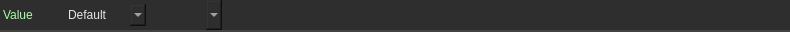
<?xml version="1.0" encoding="UTF-8"?>
<ui version="4.0">
 <class>Widget</class>
 <widget class="QWidget" name="Widget">
  <property name="geometry">
   <rect>
    <x>0</x>
    <y>0</y>
    <width>790</width>
    <height>32</height>
   </rect>
  </property>
  <property name="minimumSize">
   <size>
    <width>0</width>
    <height>0</height>
   </size>
  </property>
  <property name="maximumSize">
   <size>
    <width>16777215</width>
    <height>32</height>
   </size>
  </property>
  <property name="windowTitle">
   <string>Form</string>
  </property>
  <property name="styleSheet">
   <string notr="true">.QWidget {
    font: 580 10pt &quot;Segoe UI&quot;;
    border: 2px solid black;
    border-radius: 0px;
    border-left: 0px;
    border-right: 0px;
	border-top: 0px;
    border-color: rgba(66, 66, 66, 255);
    padding: 8px;
    padding-left: 6px;
    padding-right: 6px;
    color: #e5e5e5;
    background-color: #2e2e2e;
}

.QWidget::hover {
}
.QWidget::selected {
    background-color: #515965;
}</string>
  </property>
  <layout class="QVBoxLayout" name="verticalLayout">
   <property name="spacing">
    <number>0</number>
   </property>
   <property name="leftMargin">
    <number>0</number>
   </property>
   <property name="topMargin">
    <number>0</number>
   </property>
   <property name="rightMargin">
    <number>0</number>
   </property>
   <property name="bottomMargin">
    <number>0</number>
   </property>
   <item>
    <widget class="QFrame" name="frame">
     <property name="minimumSize">
      <size>
       <width>0</width>
       <height>32</height>
      </size>
     </property>
     <property name="maximumSize">
      <size>
       <width>16777215</width>
       <height>32</height>
      </size>
     </property>
     <property name="styleSheet">
      <string notr="true">.QFrame {
    font: 580 10pt &quot;Segoe UI&quot;;
    border: 2px solid black;
    border-radius: 0px;
    border-left: 0px;
    border-right: 0px;
	border-top: 0px;
    border-color: rgba(66, 66, 66, 255);
    color: #e5e5e5;
    background-color: #2e2e2e;
}

.QFrame::hover {
}
.QFrame::selected {
    background-color: #515965;
}</string>
     </property>
     <property name="frameShape">
      <enum>QFrame::StyledPanel</enum>
     </property>
     <property name="frameShadow">
      <enum>QFrame::Raised</enum>
     </property>
     <property name="lineWidth">
      <number>0</number>
     </property>
     <layout class="QHBoxLayout" name="horizontalLayout_2">
      <property name="spacing">
       <number>16</number>
      </property>
      <property name="leftMargin">
       <number>0</number>
      </property>
      <property name="topMargin">
       <number>0</number>
      </property>
      <property name="rightMargin">
       <number>0</number>
      </property>
      <property name="bottomMargin">
       <number>0</number>
      </property>
      <item>
       <layout class="QHBoxLayout" name="layout">
        <property name="sizeConstraint">
         <enum>QLayout::SetFixedSize</enum>
        </property>
        <item>
         <widget class="QLabel" name="property_class">
          <property name="sizePolicy">
           <sizepolicy hsizetype="Fixed" vsizetype="Preferred">
            <horstretch>0</horstretch>
            <verstretch>0</verstretch>
           </sizepolicy>
          </property>
          <property name="styleSheet">
           <string notr="true">border:0px;
background-color: rgba(255, 255, 255, 0);
font: 8pt &quot;Segoe UI&quot;;
padding-right: 16px;

color: rgb(166, 255, 164);</string>
          </property>
          <property name="text">
           <string>Value</string>
          </property>
         </widget>
        </item>
        <item>
         <widget class="QComboBox" name="logic_switch">
          <property name="sizePolicy">
           <sizepolicy hsizetype="Fixed" vsizetype="Fixed">
            <horstretch>0</horstretch>
            <verstretch>0</verstretch>
           </sizepolicy>
          </property>
          <property name="styleSheet">
           <string notr="true">QComboBox {
    font: 580 8pt &quot;Segoe UI&quot;;
    border: 2px solid black;
    border-radius: 0px;
    border-color: rgba(94, 94, 94, 255);
    height: 18px;
    padding-top: 2px;
    padding-bottom: 2px;
	border-top:none;
border-bottom:none;
border:none;
    color: #e5e5e5;
    background-color: #2e2e2e;
}

QComboBox:hover {
    background-color: #515965;
    color: white;
}

QComboBox:pressed {
}

QComboBox:item {
    font: 580  8pt &quot;Segoe UI&quot;;
    color: #e5e5e5;
    padding-left: 5px;
    background-color: #2e2e2e;
    border-style: none;
}

QComboBox::drop-down {
    color: #e5e5e5;
    padding: 2px;
    background: url(://icons/arrow_drop_down_16dp.svg) no-repeat center;
    border-bottom: 0px solid black;
    border-top: 0px solid black;
    border-right: 0px;
    border-left: 2px solid;
    margin-left: 5px;
    padding: 5px;
    width: 7px;
    border-color: rgba(94, 94, 94, 255);
    background-color: #2e2e2e;
border:none;
}

QComboBox::drop-down:hover {
    background-color: #515965;
    color: white;
}


QComboBox QAbstractItemView {
    border: 2px solid gray;
    border-color: rgba(94, 94, 94, 255);
    selection-background-color: #515965;
    background-color: #2e2e2e;
}


QComboBox QAbstractItemView::item {
    height: 16px; /* Set the height of each item */
    padding: 4px; /* Add padding to each item */
    padding-left: 5px;
    padding-right: 5px;
    color: #ff939393;
    border-style: none;
    border-bottom: 0.5px solid black;
    border-color: rgba(255, 255, 255, 10);
}


QComboBox QAbstractItemView::item:selected {
    height: 16px; /* Set the height of each item */
    padding: 4px; /* Add padding to each item */
    padding-left: 5px;
    padding-right: 5px;
    background-color: #515965;
    color: white;
    border: none; /* Remove border */
    outline: none; /* Remove outline */
}
</string>
          </property>
          <property name="currentIndex">
           <number>0</number>
          </property>
          <item>
           <property name="text">
            <string>Default</string>
           </property>
          </item>
          <item>
           <property name="text">
            <string>Bool</string>
           </property>
          </item>
          <item>
           <property name="text">
            <string>Variable</string>
           </property>
          </item>
          <item>
           <property name="text">
            <string>Expression</string>
           </property>
          </item>
         </widget>
        </item>
        <item>
         <widget class="QComboBox" name="value">
          <property name="styleSheet">
           <string notr="true">QComboBox {
    font: 580 10pt &quot;Segoe UI&quot;;
    border: 2px solid black;
    border-radius: 0px;
    border-color: rgba(94, 94, 94, 255);
    height: 18px;
    padding-top: 8px;
    padding-bottom: 8px;
	border-top:none;
border-bottom:none;
border:none;
    color: #e5e5e5;
    background-color: #2e2e2e;
}

QComboBox:hover {
    background-color: #515965;
    color: white;
}

QComboBox:pressed {
}

QComboBox:item {
    font: 580  10pt &quot;Segoe UI&quot;;
    color: #e5e5e5;
    padding-left: 5px;
    background-color: #2e2e2e;
    border-style: none;
}

QComboBox::drop-down {
    color: #e5e5e5;
    padding: 2px;
    background: url(://icons/arrow_drop_down_16dp.svg) no-repeat center;
    border-bottom: 0px solid black;
    border-top: 0px solid black;
    border-right: 0px;
    border-left: 2px solid;
    margin-left: 5px;
    padding: 5px;
    width: 7px;
    border-color: rgba(94, 94, 94, 255);
    background-color: #2e2e2e;
border:none;
}

QComboBox::drop-down:hover {
    background-color: #515965;
    color: white;
}


QComboBox QAbstractItemView {
    border: 2px solid gray;
    border-color: rgba(94, 94, 94, 255);
    selection-background-color: #515965;
    background-color: #2e2e2e;
}


QComboBox QAbstractItemView::item {
    height: 16px; /* Set the height of each item */
    padding: 4px; /* Add padding to each item */
    padding-left: 5px;
    padding-right: 5px;
    color: #ff939393;
    border-style: none;
    border-bottom: 0.5px solid black;
    border-color: rgba(255, 255, 255, 10);
}


QComboBox QAbstractItemView::item:selected {
    height: 16px; /* Set the height of each item */
    padding: 4px; /* Add padding to each item */
    padding-left: 5px;
    padding-right: 5px;
    background-color: #515965;
    color: white;
    border: none; /* Remove border */
    outline: none; /* Remove outline */
}
</string>
          </property>
         </widget>
        </item>
        <item>
         <spacer name="horizontalSpacer">
          <property name="orientation">
           <enum>Qt::Horizontal</enum>
          </property>
          <property name="sizeHint" stdset="0">
           <size>
            <width>40</width>
            <height>20</height>
           </size>
          </property>
         </spacer>
        </item>
       </layout>
      </item>
     </layout>
    </widget>
   </item>
  </layout>
 </widget>
 <resources/>
 <connections/>
</ui>
